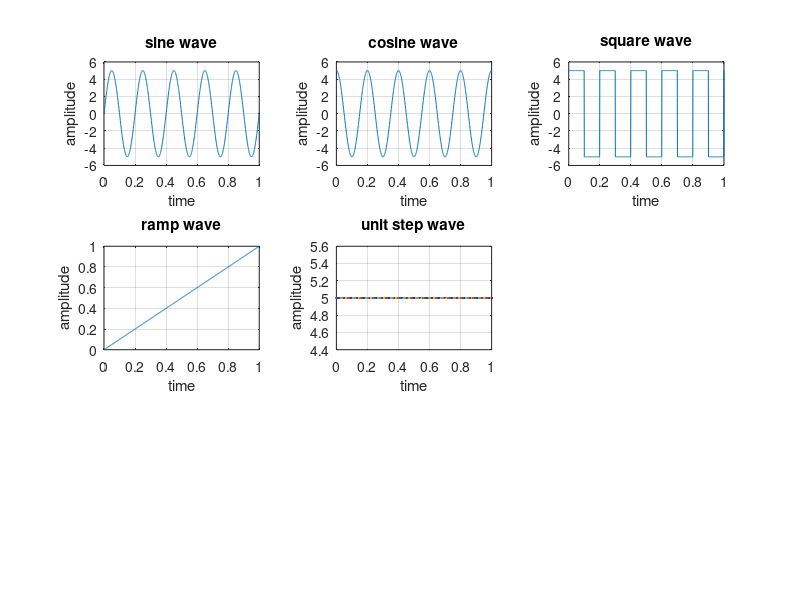

Write the MATLAB code that produced this figure.
clc;
close all;
t=0:.001:1;
f=input('Enter the value of frequency');
a=input('Enter the value of amplitude');
subplot(3,3,1);
y=a*sin(2*pi*f*t);
plot(t,y);
xlabel('time');
ylabel('amplitude');
title('sine wave');
grid on;
subplot(3,3,2);
z=a*cos(2*pi*f*t);
plot(t,z);
xlabel('time');
ylabel('amplitude');
title('cosine wave');
grid on;
subplot(3,3,3);
s=a*square(2*pi*f*t);
plot(t,s);
xlabel('time');
ylabel('amplitude');
title('square wave')
grid on;
subplot(3,3,4);
plot(t,t);
xlabel('time');
ylabel('amplitude');
title('ramp wave');
grid on;
subplot(3,3,5);
plot(t,a);
xlabel('time');
ylabel('amplitude');
title('unit step wave');
grid on;